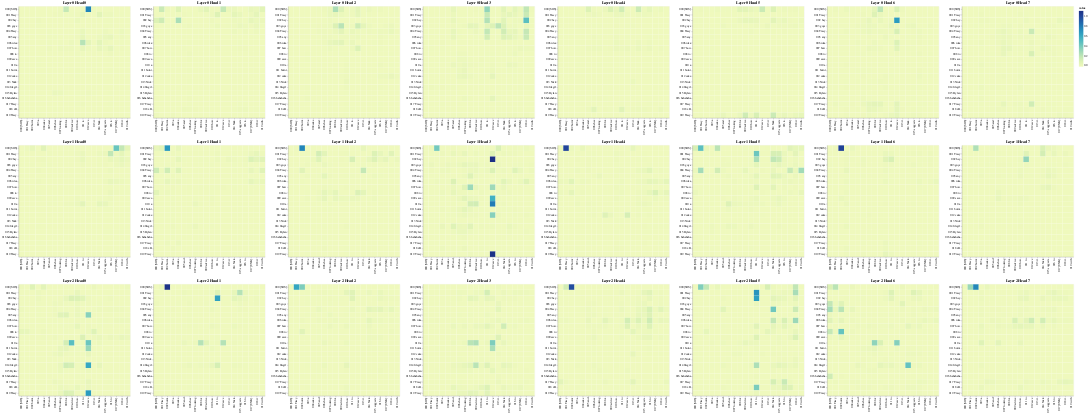

Source (notebook cell):
### Code cell
# Encoder Self-Attention
get_all_attention_maps("encoder-decoder", layers, heads, encoder_input_tokens, decoder_input_tokens, min(20, sentence_len))

### Figure 1 — Vega-Lite specification as saved in the notebook (floating-point values rounded to 4 significant figures; data arrays with more than 128 entries replaced by an {"elided": "..."} marker saying what was removed)
{"config": {"view": {"continuousWidth": 300, "continuousHeight": 300}}, "vconcat": [{"hconcat": [{"data": {"name": "data-b96d85f7bbf71a2e54cb99a97e43081e"}, "mark": {"type": "rect"}, "encoding": {"color": {"field": "value", "type": "quantitative"}, "tooltip": [{"field": "row", "type": "quantitative"}, {"field": "column", "type": "quantitative"}, {"field": "value", "type": "quantitative"}, {"field": "row_token", "type": "nominal"}, {"field": "col_token", "type": "nominal"}], "x": {"axis": {"title": ""}, "field": "col_token", "type": "nominal"}, "y": {"axis": {"title": ""}, "field": "row_token", "type": "nominal"}}, "height": 400, "name": "view_49", "title": "Layer 0 Head 0", "width": 400}, {"data": {"name": "data-935dd0990fef3311b6372ecc42b8814f"}, "mark": {"type": "rect"}, "encoding": {"color": {"field": "value", "type": "quantitative"}, "tooltip": [{"field": "row", "type": "quantitative"}, {"field": "column", "type": "quantitative"}, {"field": "value", "type": "quantitative"}, {"field": "row_token", "type": "nominal"}, {"field": "col_token", "type": "nominal"}], "x": {"axis": {"title": ""}, "field": "col_token", "type": "nominal"}, "y": {"axis": {"title": ""}, "field": "row_token", "type": "nominal"}}, "height": 400, "name": "view_50", "title": "Layer 0 Head 1", "width": 400}, {"data": {"name": "data-ce76f98d17206f0d2cdb7624f8ba9c78"}, "mark": {"type": "rect"}, "encoding": {"color": {"field": "value", "type": "quantitative"}, "tooltip": [{"field": "row", "type": "quantitative"}, {"field": "column", "type": "quantitative"}, {"field": "value", "type": "quantitative"}, {"field": "row_token", "type": "nominal"}, {"field": "col_token", "type": "nominal"}], "x": {"axis": {"title": ""}, "field": "col_token", "type": "nominal"}, "y": {"axis": {"title": ""}, "field": "row_token", "type": "nominal"}}, "height": 400, "name": "view_51", "title": "Layer 0 Head 2", "width": 400}, {"data": {"name": "data-14257bfd53e72a5e872580185d900521"}, "mark": {"type": "rect"}, "encoding": {"color": {"field": "value", "type": "quantitative"}, "tooltip": [{"field": "row", "type": "quantitative"}, {"field": "column", "type": "quantitative"}, {"field": "value", "type": "quantitative"}, {"field": "row_token", "type": "nominal"}, {"field": "col_token", "type": "nominal"}], "x": {"axis": {"title": ""}, "field": "col_token", "type": "nominal"}, "y": {"axis": {"title": ""}, "field": "row_token", "type": "nominal"}}, "height": 400, "name": "view_52", "title": "Layer 0 Head 3", "width": 400}, {"data": {"name": "data-066a39e325a2f8a8d21e8c464fdc9a58"}, "mark": {"type": "rect"}, "encoding": {"color": {"field": "value", "type": "quantitative"}, "tooltip": [{"field": "row", "type": "quantitative"}, {"field": "column", "type": "quantitative"}, {"field": "value", "type": "quantitative"}, {"field": "row_token", "type": "nominal"}, {"field": "col_token", "type": "nominal"}], "x": {"axis": {"title": ""}, "field": "col_token", "type": "nominal"}, "y": {"axis": {"title": ""}, "field": "row_token", "type": "nominal"}}, "height": 400, "name": "view_53", "title": "Layer 0 Head 4", "width": 400}, {"data": {"name": "data-82f7daf75e2518273b25c2735a32b7bb"}, "mark": {"type": "rect"}, "encoding": {"color": {"field": "value", "type": "quantitative"}, "tooltip": [{"field": "row", "type": "quantitative"}, {"field": "column", "type": "quantitative"}, {"field": "value", "type": "quantitative"}, {"field": "row_token", "type": "nominal"}, {"field": "col_token", "type": "nominal"}], "x": {"axis": {"title": ""}, "field": "col_token", "type": "nominal"}, "y": {"axis": {"title": ""}, "field": "row_token", "type": "nominal"}}, "height": 400, "name": "view_54", "title": "Layer 0 Head 5", "width": 400}, {"data": {"name": "data-19ae2ddc11a23909d38e73931133162c"}, "mark": {"type": "rect"}, "encoding": {"color": {"field": "value", "type": "quantitative"}, "tooltip": [{"field": "row", "type": "quantitative"}, {"field": "column", "type": "quantitative"}, {"field": "value", "type": "quantitative"}, {"field": "row_token", "type": "nominal"}, {"field": "col_token", "type": "nominal"}], "x": {"axis": {"title": ""}, "field": "col_token", "type": "nominal"}, "y": {"axis": {"title": ""}, "field": "row_token", "type": "nominal"}}, "height": 400, "name": "view_55", "title": "Layer 0 Head 6", "width": 400}, {"data": {"name": "data-450aaaf2314b7b6b84a9207b2de60c83"}, "mark": {"type": "rect"}, "encoding": {"color": {"field": "value", "type": "quantitative"}, "tooltip": [{"field": "row", "type": "quantitative"}, {"field": "column", "type": "quantitative"}, {"field": "value", "type": "quantitative"}, {"field": "row_token", "type": "nominal"}, {"field": "col_token", "type": "nominal"}], "x": {"axis": {"title": ""}, "field": "col_token", "type": "nominal"}, "y": {"axis": {"title": ""}, "field": "row_token", "type": "nominal"}}, "height": 400, "name": "view_56", "title": "Layer 0 Head 7", "width": 400}]}, {"hconcat": [{"data": {"name": "data-4644a9ee546b80206793dd099b754d0c"}, "mark": {"type": "rect"}, "encoding": {"color": {"field": "value", "type": "quantitative"}, "tooltip": [{"field": "row", "type": "quantitative"}, {"field": "column", "type": "quantitative"}, {"field": "value", "type": "quantitative"}, {"field": "row_token", "type": "nominal"}, {"field": "col_token", "type": "nominal"}], "x": {"axis": {"title": ""}, "field": "col_token", "type": "nominal"}, "y": {"axis": {"title": ""}, "field": "row_token", "type": "nominal"}}, "height": 400, "name": "view_57", "title": "Layer 1 Head 0", "width": 400}, {"data": {"name": "data-ac3fe9d180a6839d6a841347e46a5b7c"}, "mark": {"type": "rect"}, "encoding": {"color": {"field": "value", "type": "quantitative"}, "tooltip": [{"field": "row", "type": "quantitative"}, {"field": "column", "type": "quantitative"}, {"field": "value", "type": "quantitative"}, {"field": "row_token", "type": "nominal"}, {"field": "col_token", "type": "nominal"}], "x": {"axis": {"title": ""}, "field": "col_token", "type": "nominal"}, "y": {"axis": {"title": ""}, "field": "row_token", "type": "nominal"}}, "height": 400, "name": "view_58", "title": "Layer 1 Head 1", "width": 400}, {"data": {"name": "data-dea4e09d098cbad96f91a07b1e0a554a"}, "mark": {"type": "rect"}, "encoding": {"color": {"field": "value", "type": "quantitative"}, "tooltip": [{"field": "row", "type": "quantitative"}, {"field": "column", "type": "quantitative"}, {"field": "value", "type": "quantitative"}, {"field": "row_token", "type": "nominal"}, {"field": "col_token", "type": "nominal"}], "x": {"axis": {"title": ""}, "field": "col_token", "type": "nominal"}, "y": {"axis": {"title": ""}, "field": "row_token", "type": "nominal"}}, "height": 400, "name": "view_59", "title": "Layer 1 Head 2", "width": 400}, {"data": {"name": "data-9535bc15cff9c230a8e4ac85e0d45570"}, "mark": {"type": "rect"}, "encoding": {"color": {"field": "value", "type": "quantitative"}, "tooltip": [{"field": "row", "type": "quantitative"}, {"field": "column", "type": "quantitative"}, {"field": "value", "type": "quantitative"}, {"field": "row_token", "type": "nominal"}, {"field": "col_token", "type": "nominal"}], "x": {"axis": {"title": ""}, "field": "col_token", "type": "nominal"}, "y": {"axis": {"title": ""}, "field": "row_token", "type": "nominal"}}, "height": 400, "name": "view_60", "title": "Layer 1 Head 3", "width": 400}, {"data": {"name": "data-d7af24f670d578d7c0d65814d255234d"}, "mark": {"type": "rect"}, "encoding": {"color": {"field": "value", "type": "quantitative"}, "tooltip": [{"field": "row", "type": "quantitative"}, {"field": "column", "type": "quantitative"}, {"field": "value", "type": "quantitative"}, {"field": "row_token", "type": "nominal"}, {"field": "col_token", "type": "nominal"}], "x": {"axis": {"title": ""}, "field": "col_token", "type": "nominal"}, "y": {"axis": {"title": ""}, "field": "row_token", "type": "nominal"}}, "height": 400, "name": "view_61", "title": "Layer 1 Head 4", "width": 400}, {"data": {"name": "data-c712b0c588bbc5fd64ee2720eee86e17"}, "mark": {"type": "rect"}, "encoding": {"color": {"field": "value", "type": "quantitative"}, "tooltip": [{"field": "row", "type": "quantitative"}, {"field": "column", "type": "quantitative"}, {"field": "value", "type": "quantitative"}, {"field": "row_token", "type": "nominal"}, {"field": "col_token", "type": "nominal"}], "x": {"axis": {"title": ""}, "field": "col_token", "type": "nominal"}, "y": {"axis": {"title": ""}, "field": "row_token", "type": "nominal"}}, "height": 400, "name": "view_62", "title": "Layer 1 Head 5", "width": 400}, {"data": {"name": "data-cbdf75ed111b47270e165b2d3bb39a9a"}, "mark": {"type": "rect"}, "encoding": {"color": {"field": "value", "type": "quantitative"}, "tooltip": [{"field": "row", "type": "quantitative"}, {"field": "column", "type": "quantitative"}, {"field": "value", "type": "quantitative"}, {"field": "row_token", "type": "nominal"}, {"field": "col_token", "type": "nominal"}], "x": {"axis": {"title": ""}, "field": "col_token", "type": "nominal"}, "y": {"axis": {"title": ""}, "field": "row_token", "type": "nominal"}}, "height": 400, "name": "view_63", "title": "Layer 1 Head 6", "width": 400}, {"data": {"name": "data-520c762d1a977838550a2c8d9bdb4165"}, "mark": {"type": "rect"}, "encoding": {"color": {"field": "value", "type": "quantitative"}, "tooltip": [{"field": "row", "type": "quantitative"}, {"field": "column", "type": "quantitative"}, {"field": "value", "type": "quantitative"}, {"field": "row_token", "type": "nominal"}, {"field": "col_token", "type": "nominal"}], "x": {"axis": {"title": ""}, "field": "col_token", "type": "nominal"}, "y": {"axis": {"title": ""}, "field": "row_token", "type": "nominal"}}, "height": 400, "name": "view_64", "title": "Layer 1 Head 7", "width": 400}]}, {"hconcat": [{"data": {"name": "data-c6431bfa66bb2327408c9bf53ccd259d"}, "mark": {"type": "rect"}, "encoding": {"color": {"field": "value", "type": "quantitative"}, "tooltip": [{"field": "row", "type": "quantitative"}, {"field": "column", "type": "quantitative"}, {"field": "value", "type": "quantitative"}, {"field": "row_token", "type": "nominal"}, {"field": "col_token", "type": "nominal"}], "x": {"axis": {"title": ""}, "field": "col_token", "type": "nominal"}, "y": {"axis": {"title": ""}, "field": "row_token", "type": "nominal"}}, "height": 400, "name": "view_65", "title": "Layer 2 Head 0", "width": 400}, {"data": {"name": "data-64022a7537b9f4667d30c17ff9254209"}, "mark": {"type": "rect"}, "encoding": {"color": {"field": "value", "type": "quantitative"}, "tooltip": [{"field": "row", "type": "quantitative"}, {"field": "column", "type": "quantitative"}, {"field": "value", "type": "quantitative"}, {"field": "row_token", "type": "nominal"}, {"field": "col_token", "type": "nominal"}], "x": {"axis": {"title": ""}, "field": "col_token", "type": "nominal"}, "y": {"axis": {"title": ""}, "field": "row_token", "type": "nominal"}}, "height": 400, "name": "view_66", "title": "Layer 2 Head 1", "width": 400}, {"data": {"name": "data-fccefd124e01dee6ede5d00dbecdf2e1"}, "mark": {"type": "rect"}, "encoding": {"color": {"field": "value", "type": "quantitative"}, "tooltip": [{"field": "row", "type": "quantitative"}, {"field": "column", "type": "quantitative"}, {"field": "value", "type": "quantitative"}, {"field": "row_token", "type": "nominal"}, {"field": "col_token", "type": "nominal"}], "x": {"axis": {"title": ""}, "field": "col_token", "type": "nominal"}, "y": {"axis": {"title": ""}, "field": "row_token", "type": "nominal"}}, "height": 400, "name": "view_67", "title": "Layer 2 Head 2", "width": 400}, {"data": {"name": "data-d2fa2963f787d118afb97676d0dd9d6a"}, "mark": {"type": "rect"}, "encoding": {"color": {"field": "value", "type": "quantitative"}, "tooltip": [{"field": "row", "type": "quantitative"}, {"field": "column", "type": "quantitative"}, {"field": "value", "type": "quantitative"}, {"field": "row_token", "type": "nominal"}, {"field": "col_token", "type": "nominal"}], "x": {"axis": {"title": ""}, "field": "col_token", "type": "nominal"}, "y": {"axis": {"title": ""}, "field": "row_token", "type": "nominal"}}, "height": 400, "name": "view_68", "title": "Layer 2 Head 3", "width": 400}, {"data": {"name": "data-c808264b428fa9498da0612b8a0bea30"}, "mark": {"type": "rect"}, "encoding": {"color": {"field": "value", "type": "quantitative"}, "tooltip": [{"field": "row", "type": "quantitative"}, {"field": "column", "type": "quantitative"}, {"field": "value", "type": "quantitative"}, {"field": "row_token", "type": "nominal"}, {"field": "col_token", "type": "nominal"}], "x": {"axis": {"title": ""}, "field": "col_token", "type": "nominal"}, "y": {"axis": {"title": ""}, "field": "row_token", "type": "nominal"}}, "height": 400, "name": "view_69", "title": "Layer 2 Head 4", "width": 400}, {"data": {"name": "data-d046c323f39dcdb2d01343928ca60f0e"}, "mark": {"type": "rect"}, "encoding": {"color": {"field": "value", "type": "quantitative"}, "tooltip": [{"field": "row", "type": "quantitative"}, {"field": "column", "type": "quantitative"}, {"field": "value", "type": "quantitative"}, {"field": "row_token", "type": "nominal"}, {"field": "col_token", "type": "nominal"}], "x": {"axis": {"title": ""}, "field": "col_token", "type": "nominal"}, "y": {"axis": {"title": ""}, "field": "row_token", "type": "nominal"}}, "height": 400, "name": "view_70", "title": "Layer 2 Head 5", "width": 400}, {"data": {"name": "data-37200a46db4c0029f1d83c4e3217714e"}, "mark": {"type": "rect"}, "encoding": {"color": {"field": "value", "type": "quantitative"}, "tooltip": [{"field": "row", "type": "quantitative"}, {"field": "column", "type": "quantitative"}, {"field": "value", "type": "quantitative"}, {"field": "row_token", "type": "nominal"}, {"field": "col_token", "type": "nominal"}], "x": {"axis": {"title": ""}, "field": "col_token", "type": "nominal"}, "y": {"axis": {"title": ""}, "field": "row_token", "type": "nominal"}}, "height": 400, "name": "view_71", "title": "Layer 2 Head 6", "width": 400}, {"data": {"name": "data-288c536fe97ab8afd02d4c17726b552e"}, "mark": {"type": "rect"}, "encoding": {"color": {"field": "value", "type": "quantitative"}, "tooltip": [{"field": "row", "type": "quantitative"}, {"field": "column", "type": "quantitative"}, {"field": "value", "type": "quantitative"}, {"field": "row_token", "type": "nominal"}, {"field": "col_token", "type": "nominal"}], "x": {"axis": {"title": ""}, "field": "col_token", "type": "nominal"}, "y": {"axis": {"title": ""}, "field": "row_token", "type": "nominal"}}, "height": 400, "name": "view_72", "title": "Layer 2 Head 7", "width": 400}]}], "params": [{"name": "param_49", "select": {"type": "interval", "encodings": ["x", "y"]}, "bind": "scales", "views": ["view_49"]}, {"name": "param_50", "select": {"type": "interval", "encodings": ["x", "y"]}, "bind": "scales", "views": ["view_50"]}, {"name": "param_51", "select": {"type": "interval", "encodings": ["x", "y"]}, "bind": "scales", "views": ["view_51"]}, {"name": "param_52", "select": {"type": "interval", "encodings": ["x", "y"]}, "bind": "scales", "views": ["view_52"]}, {"name": "param_53", "select": {"type": "interval", "encodings": ["x", "y"]}, "bind": "scales", "views": ["view_53"]}, {"name": "param_54", "select": {"type": "interval", "encodings": ["x", "y"]}, "bind": "scales", "views": ["view_54"]}, {"name": "param_55", "select": {"type": "interval", "encodings": ["x", "y"]}, "bind": "scales", "views": ["view_55"]}, {"name": "param_56", "select": {"type": "interval", "encodings": ["x", "y"]}, "bind": "scales", "views": ["view_56"]}, {"name": "param_57", "select": {"type": "interval", "encodings": ["x", "y"]}, "bind": "scales", "views": ["view_57"]}, {"name": "param_58", "select": {"type": "interval", "encodings": ["x", "y"]}, "bind": "scales", "views": ["view_58"]}, {"name": "param_59", "select": {"type": "interval", "encodings": ["x", "y"]}, "bind": "scales", "views": ["view_59"]}, {"name": "param_60", "select": {"type": "interval", "encodings": ["x", "y"]}, "bind": "scales", "views": ["view_60"]}, {"name": "param_61", "select": {"type": "interval", "encodings": ["x", "y"]}, "bind": "scales", "views": ["view_61"]}, {"name": "param_62", "select": {"type": "interval", "encodings": ["x", "y"]}, "bind": "scales", "views": ["view_62"]}, {"name": "param_63", "select": {"type": "interval", "encodings": ["x", "y"]}, "bind": "scales", "views": ["view_63"]}, {"name": "param_64", "select": {"type": "interval", "encodings": ["x", "y"]}, "bind": "scales", "views": ["view_64"]}, {"name": "param_65", "select": {"type": "interval", "encodings": ["x", "y"]}, "bind": "scales", "views": ["view_65"]}, {"name": "param_66", "select": {"type": "interval", "encodings": ["x", "y"]}, "bind": "scales", "views": ["view_66"]}, {"name": "param_67", "select": {"type": "interval", "encodings": ["x", "y"]}, "bind": "scales", "views": ["view_67"]}, {"name": "param_68", "select": {"type": "interval", "encodings": ["x", "y"]}, "bind": "scales", "views": ["view_68"]}, {"name": "param_69", "select": {"type": "interval", "encodings": ["x", "y"]}, "bind": "scales", "views": ["view_69"]}, {"name": "param_70", "select": {"type": "interval", "encodings": ["x", "y"]}, "bind": "scales", "views": ["view_70"]}, {"name": "param_71", "select": {"type": "interval", "encodings": ["x", "y"]}, "bind": "scales", "views": ["view_71"]}, {"name": "param_72", "select": {"type": "interval", "encodings": ["x", "y"]}, "bind": "scales", "views": ["view_72"]}], "$schema": "https://vega.github.io/schema/vega-lite/v5.20.1.json", "datasets": {"data-b96d85f7bbf71a2e54cb99a97e43081e": {"elided": "400 records"}, "data-935dd0990fef3311b6372ecc42b8814f": {"elided": "400 records"}, "data-ce76f98d17206f0d2cdb7624f8ba9c78": {"elided": "400 records"}, "data-14257bfd53e72a5e872580185d900521": {"elided": "400 records"}, "data-066a39e325a2f8a8d21e8c464fdc9a58": {"elided": "400 records"}, "data-82f7daf75e2518273b25c2735a32b7bb": {"elided": "400 records"}, "data-19ae2ddc11a23909d38e73931133162c": {"elided": "400 records"}, "data-450aaaf2314b7b6b84a9207b2de60c83": {"elided": "400 records"}, "data-4644a9ee546b80206793dd099b754d0c": {"elided": "400 records"}, "data-ac3fe9d180a6839d6a841347e46a5b7c": {"elided": "400 records"}, "data-dea4e09d098cbad96f91a07b1e0a554a": {"elided": "400 records"}, "data-9535bc15cff9c230a8e4ac85e0d45570": {"elided": "400 records"}, "data-d7af24f670d578d7c0d65814d255234d": {"elided": "400 records"}, "data-c712b0c588bbc5fd64ee2720eee86e17": {"elided": "400 records"}, "data-cbdf75ed111b47270e165b2d3bb39a9a": {"elided": "400 records"}, "data-520c762d1a977838550a2c8d9bdb4165": {"elided": "400 records"}, "data-c6431bfa66bb2327408c9bf53ccd259d": {"elided": "400 records"}, "data-64022a7537b9f4667d30c17ff9254209": {"elided": "400 records"}, "data-fccefd124e01dee6ede5d00dbecdf2e1": {"elided": "400 records"}, "data-d2fa2963f787d118afb97676d0dd9d6a": {"elided": "400 records"}, "data-c808264b428fa9498da0612b8a0bea30": {"elided": "400 records"}, "data-d046c323f39dcdb2d01343928ca60f0e": {"elided": "400 records"}, "data-37200a46db4c0029f1d83c4e3217714e": {"elided": "400 records"}, "data-288c536fe97ab8afd02d4c17726b552e": {"elided": "400 records"}}}
